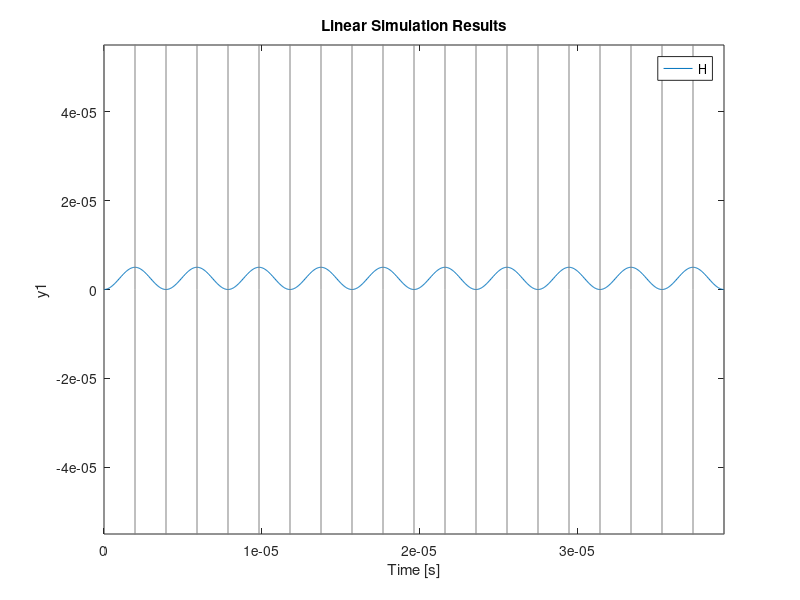

MATLAB code for this plot:
clc
clear variables

H = tf(4, [1,0]);
nyquist(H)
wc = 4 %cutoff freq

%% Simulate the response to a sinewave with w = wc
wc = 4;
w = wc;
t = 0:0.01:10;
lsim(H, sin(w*t), t)

%% Simulate the response to a sinewave with w = wc/10 (low freq zone)
wc = 4;
w = wc / 10;
t = 0:0.01:50;
lsim(H, sin(w*t), t)

%% Simulate the response to a sinewave with w = wc*100 (high freq zone)
wc = 4;
w = wc * 4e5; Tu = 2*pi/w;
t = 0:Tu/100:10*Tu;
lsim(H, sin(w*t), t)
grid; shg 
axis([0,max(t),-0.55*1e-4,0.55e-4])